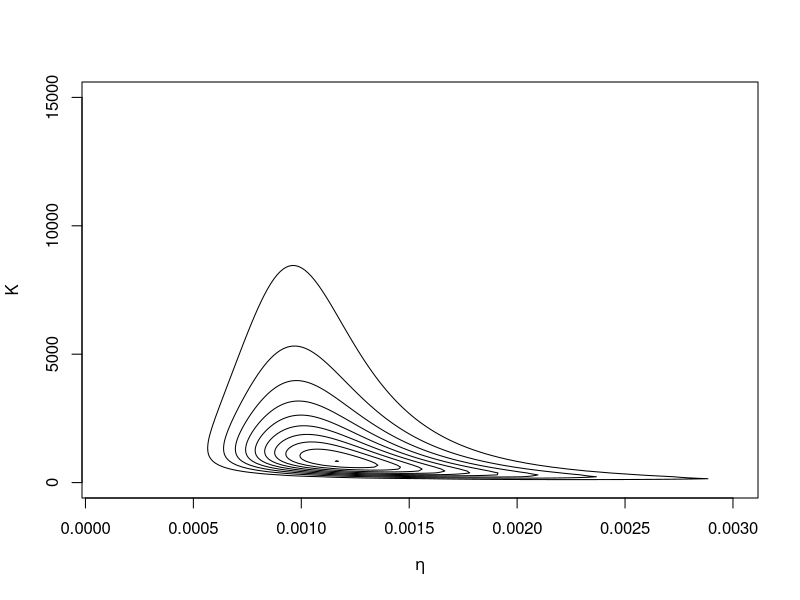
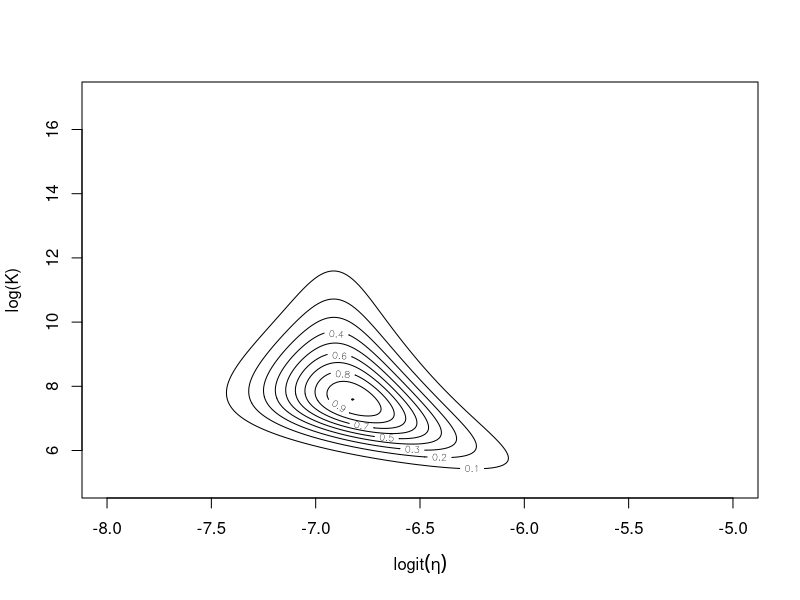
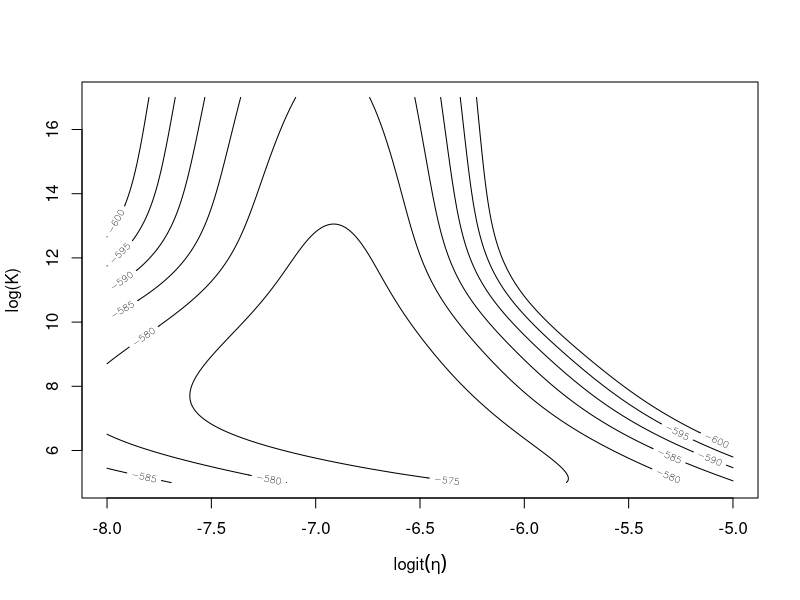
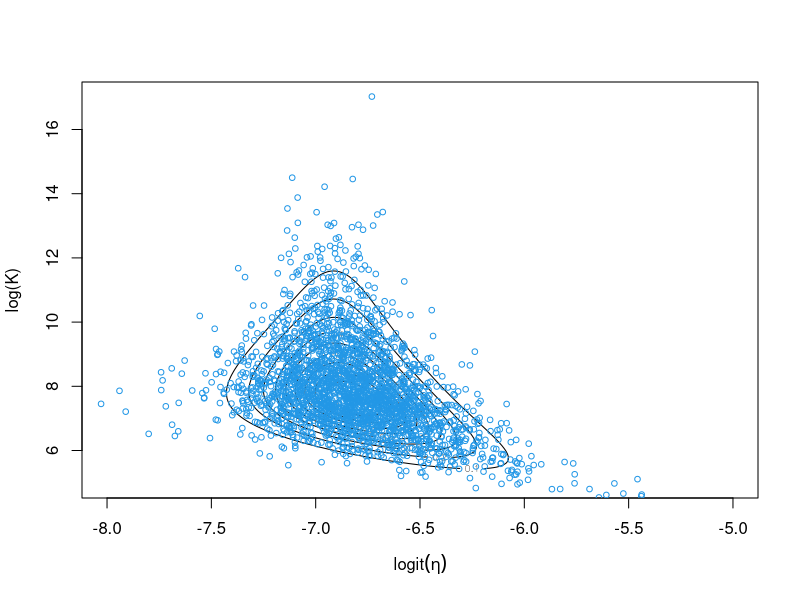
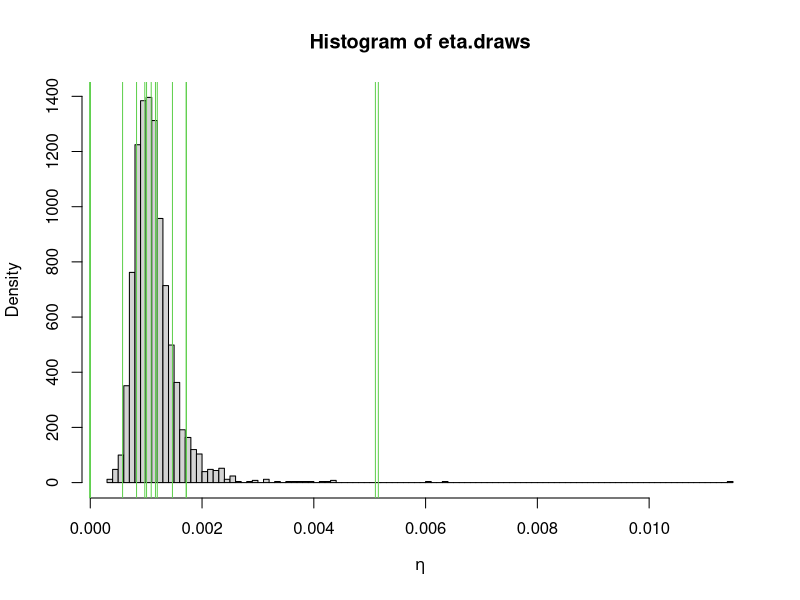

Reproduce these figures in R, in order.

###The Beta-Binomial is a Beta-mixture of Binomials.  
###  It can be helpful when individual study units vary greatly in the probability 
###  of a success (like the cities here).  The units are allowed to have unequal 
###   probabilities that follow a Beta dist'n.   The distribution of eta is 
###   describing a distribution from which the observed proportions could
###    have been drawn. 

#We can assume the counts come from a Beta-Binomial model with mean eta 
# and precision K  (See Appendix page 584 in Gelman et al 
##    for parameterization)
##     n=nj,  beta=K(1-eta), alpha=K*eta
  
  BB.loglik.fun <- function(etaK.vec, n.vec, y.vec) {
     ll.out <- sum(lchoose(n.vec, y.vec) + 
         lbeta((etaK.vec[2]*etaK.vec[1] + y.vec),(etaK.vec[2]*(1-etaK.vec[1])+n.vec-y.vec))- 
         lbeta(etaK.vec[2]*etaK.vec[1], etaK.vec[2]*(1-etaK.vec[1])))
  	 return(ll.out)
  	}
  	
  
  #### Applied problem  (Tsutakawa et al. 1985) - Estimate rate of death from
  ## stomach cancer for at risk males between ages 45-64 for the largest cities in 
  ## Missouri.  Here are the mortality rates for 20 of the cities
  ##  (number at risk (nj), number of cancer deaths (yj))
  
  nj.vec <- c(1083,855,3461,657,1208,1025, 527, 1668, 583, 582, 917, 857, 680, 917, 53637,
               874, 395, 581, 588, 383)
  yj.vec <- c(0,0,2,0,1,1,0,2,1,3,0,1,1,1,54,0,0,1,3,0)
  
   
  ## We need to assign priors for eta and K - let's use the vague prior 
  ##  porportional to  g(eta,K) propto (1/(eta*(1-eta)))*(1/(1+K)^2)
  
   BB.prior.fun <- function(etaK.vec) {
   	 (1/(etaK.vec[1]*(1-etaK.vec[1])))*(1/((1+etaK.vec[2])^2))
   	}
   	
   ## We could combine them into one function to find the posterior
   
   BB.logpost1<- function(etaK.vec, n.vec, y.vec) {
  	 ll <- sum(lbeta(etaK.vec[2]*etaK.vec[1] + y.vec, etaK.vec[2]*(1-etaK.vec[1])+n.vec-y.vec)- 
                 lbeta(etaK.vec[2]*etaK.vec[1], etaK.vec[2]*(1-etaK.vec[1])))
  	 lprior <- -log(etaK.vec[1]) - log(1-etaK.vec[1]) - 2*log(1+etaK.vec[2])              
  	 lpost.out <- ll + lprior
  	 return(lpost.out)
  	}

    eta.vec <- seq(0.0001,0.003,length=200)
   	K.vec <- seq(1,15000, length=200)
   	etaK.grid <- expand.grid(eta.vec, K.vec)
   	lp.grid <- apply(etaK.grid, 1, BB.logpost1, n.vec=nj.vec, y.vec=yj.vec)
   	lp.mat <- matrix(lp.grid, nrow=200, ncol=200)
   	p.mat <- exp(lp.mat - max(lp.mat)) 
   	contour(eta.vec, K.vec, p.mat, ylab="K", xlab=expression(eta))
 
 
   
   #### Now, let's transform the parameters to the real line   
   ## theta1 <- logit(eta)
   ## theta2 <- log(K)
   
      	
   	BB.logpost <- function(theta.vec, n.vec, y.vec) {
   	  eta <- exp(theta.vec[1])/(1+exp(theta.vec[1]))
   	  K <- exp(theta.vec[2])
   	  ll <- sum(lbeta(K*eta + y.vec, K*(1-eta) + n.vec - y.vec) - 
                lbeta(K*eta, K*(1-eta)))
   	  #log.prior <- -log(eta) - log(1-eta) - 2*log(1+K)  
   	  #log.Jacob <- (theta.vec[1]+theta.vec[2]) - 2*log(1+exp(theta.vec[1]))
   	  log.rest <- theta.vec[2] - 2*log(1+exp(theta.vec[2]))
   	  #trans.log.post <- ll + log.prior + log.Jacob
   	  trans.log.post <- ll + log.rest
   	  return(trans.log.post)
   	}
   	
   	   	
   	theta1.vec <- seq(-8,-5,length=200)
   	theta2.vec <- seq(5,17, length=200)
   	theta.grid <- expand.grid(theta1.vec, theta2.vec)
   	logpost.grid <- apply(theta.grid, 1, BB.logpost, n.vec=nj.vec, y.vec=yj.vec)
   	logpost.mat <- matrix(logpost.grid, nrow=200, ncol=200)
   	post.mat <- exp(logpost.mat - max(logpost.mat)) 
   	contour(theta1.vec, theta2.vec, post.mat, ylab="log(K)", 
              xlab=expression(logit(eta)))
   	
   	
    contour(theta1.vec, theta2.vec, logpost.mat, ylab="log(K)", 
      xlab=expression(logit(eta)), levels=seq(-600,-500,by=5))  #not as nice
   	

   	### From contour plot, see that mode is near (-7,6) -can use this as a starting
   	## point to find mode using the Nelder-Mead Method
   	   	
   	optim.out <- optim(c(-7,6), BB.logpost, n.vec=nj.vec, y.vec=yj.vec, 
                control=list(fnscale=-100), method="Nelder-Mead", hessian=TRUE)
   	
   	optim.out
   	optim.out$par   	
   	Var <- solve(-optim.out$hessian)
   	Var
   	
   	## Using this information we could use a multi-variate normal approximation for 
    ##  the posterior distribution,  though we would rather sample from it directly.  
    ##  We can also use this information to come
   	##  up with a proposal distribution for a rejection sampling algorithm.  If 
   	##  we use the normal it will probably be too skinny in the tails and may 
   	##  not bound our posterior, so let's try a t-distribution on very few d.f. 
   	##    to get fatter tails.
    ##  There is a nice multivariate t function in the LearnBayes package
    ##   install.packages("LearnBayes") 
       library(LearnBayes)
       help(dmt)
   	
   	#### NOW let's use REJECTION SAMPLING to obtain samples from the joint
   	#### posterior distribution of logit(eta) and log(K)
   	
   	### STEP 1:  Find a proposal density of a simple form that, when multiplied
   	# by an appropriate constant covers the posterior density of interest 
   
  	#We essentially want to maximize log(g(theta|y)) - log(p(theta))
  	#  Let's use optim() again to do this, by first writing a function to maximize
  	
  	post.prop.diff <- function(theta, n.vec, y.vec, t.params) {
  		post.part <- BB.logpost(theta, n.vec=n.vec, y.vec=y.vec)
  		proposal.part <- dmt(theta, mean=t.params$m, S=t.params$var, 
                             df=t.params$df, log=TRUE)
  		d <- post.part - proposal.part
  		return(d)
  		} 
	
	t.params.set <- list(m=c(-6.8, 7.6), var=2*Var, df=4)
	
	d.out <- optim(c(-7, 7), post.prop.diff, n.vec=nj.vec, y.vec=yj.vec, 
                   t.params=t.params.set, control=list(fnscale=-10))
	
	d.out$par   #-6.8899, 12.46 So, max value of d occurs at (-6.88, 12.46)
	            # -6.886769  7.507773  (for some starting values)
	            
	post.prop.diff(c(-5, 7), n.vec=nj.vec, y.vec=yj.vec, t.params=t.params.set)
	d.max <- post.prop.diff(c(-6.8899, 12.46), n.vec=nj.vec, y.vec=yj.vec, 
             t.params=t.params.set) #-569.3335
	dmax <- post.prop.diff(c(-6.8868, 7.5077),n.vec=nj.vec, y.vec=yj.vec, 
            t.params=t.params.set) #-570.07
	
	##### NOW, finally we obtain a sample using rejection sampling...we will do 
  ###   it in vector form, rather than a loop
	
	#1. Draw 1000 draws from the proposal distribution (a multivariate-t)
	  n.draws <- 10000
	  prop.draws <- rmt(n.draws, mean=t.params.set$m, S=t.params.set$var, 
                        df=t.params.set$df)

      #2. Evaluate the posterior and the proposal distribution at all the values
	  log.post <- apply(prop.draws, 1, BB.logpost, n.vec=nj.vec, y.vec=yj.vec)
	  log.g.theta <- dmt(prop.draws, mean=t.params.set$m, S=t.params.set$var, 
                         df=t.params.set$df, log=TRUE)

      #3. Calculate the ratio
	  accept.probs <- exp(log.post - log.g.theta - d.max)

      #4. Pick off the draws that we accept
	  theta.draws <- prop.draws[runif(n.draws) <= accept.probs,]
	  
	  #What percent did we accept?
	   length(theta.draws[,1])/n.draws #only 28% inefficient, but easy to find?
	  
	    contour(theta1.vec, theta2.vec, post.mat, ylab="log(K)", 
                   xlab=expression(logit(eta)))
	    points(theta.draws[,1], theta.draws[,2], pch=1, col=4, cex=0.75)

        ##Inference about the mean, eta?
           eta.draws <- exp(theta.draws[,1])/(1+exp(theta.draws[,1]))
           hist(eta.draws, nclass=100, col="lightgray", freq=FALSE, 
                       xlab=expression(eta))
           median(eta.draws) #0.001081160
           abline(v=yj.vec/nj.vec, col=3) # Add the observed proportions
           quantile(eta.draws, c(.025, .975)) #0.0006410274 0.0020984802 
                            #may need more draws to better capture the right-hand
                            #  tail of the distn

    	 
   
